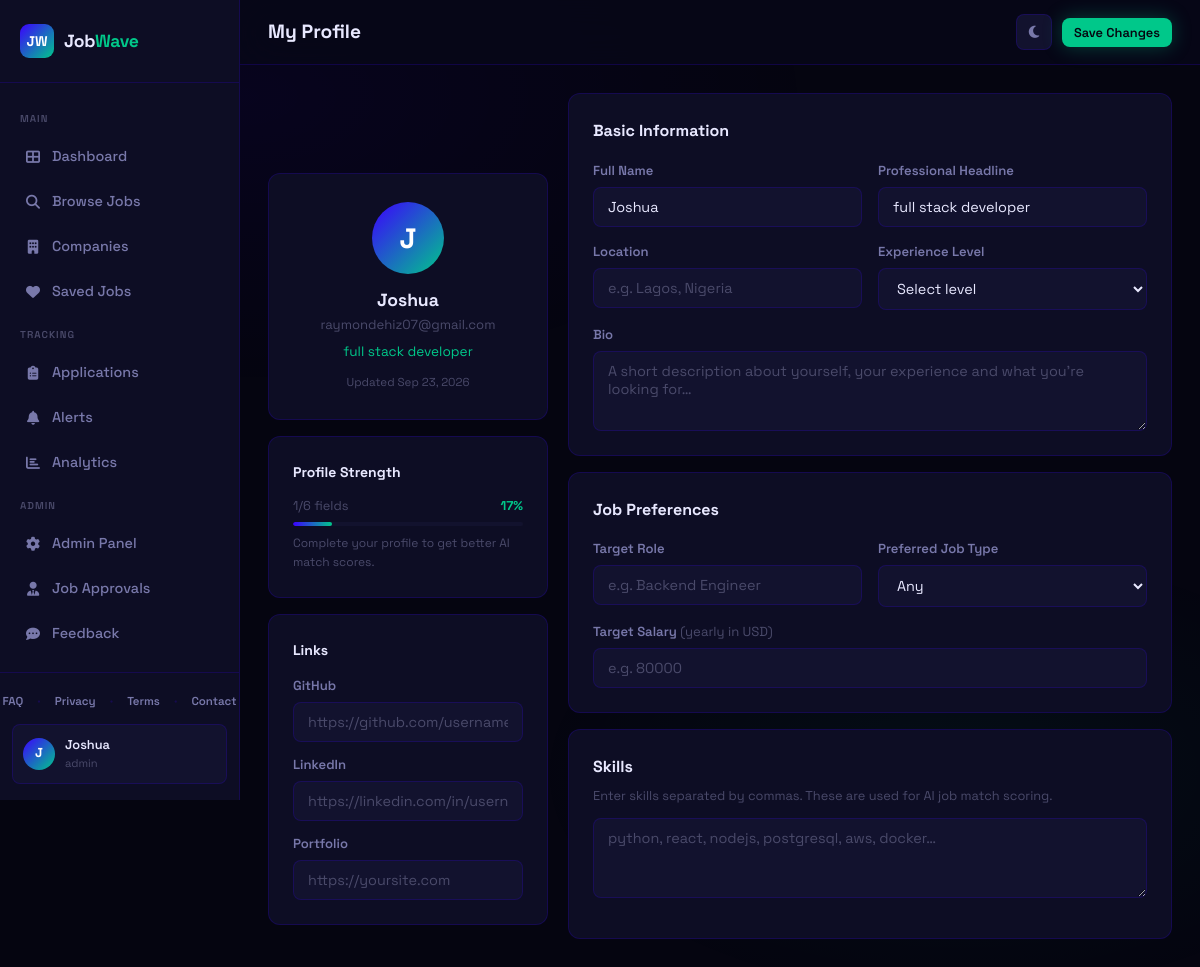
The app's page /profile (signed in) with its own data.
### app.py (models this page shows, shortened)
class User(db.Model):
    id = db.Column(db.Integer, primary_key=True)
    name = db.Column(db.String(120), nullable=False)
    email = db.Column(db.String(120), unique=True, nullable=False)
    password_hash = db.Column(db.String(256), nullable=False)
    role = db.Column(db.String(20), default='user')
    created_at = db.Column(db.DateTime, default=datetime.utcnow)
    is_active = db.Column(db.Boolean, default=True)
    saved_jobs = db.relationship('SavedJob', backref='user', lazy=True, cascade='all, delete-orphan')
    applications = db.relationship('Application', backref='user', lazy=True, cascade='all, delete-orphan')
    alerts = db.relationship('Alert', backref='user', lazy=True, cascade='all, delete-orphan')
    profile = db.relationship('UserProfile', backref='user', uselist=False, cascade='all, delete-orphan')
    username = db.Column(db.String(50), unique=True, nullable=True)
    is_verified = db.Column(db.Boolean, default=False)
    @property
    def is_authenticated(self): return True

class UserProfile(db.Model):
    id = db.Column(db.Integer, primary_key=True)
    user_id = db.Column(db.Integer, db.ForeignKey('user.id'), nullable=False, unique=True)
    headline = db.Column(db.String(200))           # e.g. "Full Stack Developer"
    location = db.Column(db.String(200))           # e.g. "Lagos, Nigeria"
    experience_level = db.Column(db.String(50))    # entry | mid | senior | lead
    target_role = db.Column(db.String(200))        # e.g. "Backend Engineer"
    target_salary = db.Column(db.Integer)          # desired salary (yearly)
    preferred_type = db.Column(db.String(50))      # full-time | remote | contract
    skills = db.Column(db.Text)                    # comma-separated: "python,react,aws"
    bio = db.Column(db.Text)
    github = db.Column(db.String(200))
    linkedin = db.Column(db.String(200))
    portfolio = db.Column(db.String(200))
    updated_at = db.Column(db.DateTime, default=datetime.utcnow, onupdate=datetime.utcnow)

### app.py (the view, shortened to what this page needs)
@app.route('/profile', methods=['GET', 'POST'])
@login_required
def profile():
    prof = current_user.profile
    if not prof:
        prof = UserProfile(user_id=current_user.id)
        db.session.add(prof)
        db.session.commit()
    return render_template('profile.html', prof=prof)

### app.py (called while the page is built)
@login_manager.user_loader
def load_user(user_id):
    return User.query.get(int(user_id))

@app.before_request
def enforce_onboarding():
    if not current_user.is_authenticated:
        return
    if request.endpoint in PUBLIC_ENDPOINTS or request.endpoint is None:
        return
    if request.endpoint.startswith('static'):
        return
    if current_user.role not in ('user', 'employer', 'admin'):
        return redirect(url_for('choose_account_type'))

### templates/profile.html (shortened to what this page needs)
{% extends 'base.html' %}
{% block page_title %}My Profile{% endblock %}
{% block topbar_actions %}
<button form="profile-form" type="submit" class="btn btn-mint btn-sm">Save Changes</button>
{% endblock %}
{% block content %}
<form method="POST" id="profile-form">
  <div class="profile-grid">
    <div class="profile-side">
      <div class="card" style="text-align:center;padding:28px 20px;">
        <div class="profile-avatar">{{ current_user.name[0].upper() }}</div>
        <div style="font-weight:700;font-size:1.1rem;margin-top:12px;">{{ current_user.name }}</div>
        <div style="font-size:0.82rem;color:var(--text-muted);">{{ current_user.email }}</div>
        {% if prof.headline %}
        <div style="font-size:0.85rem;color:var(--mint);margin-top:6px;">{{ prof.headline }}</div>
        {% endif %}
        {% if prof.updated_at %}
        <div style="font-size:0.72rem;color:var(--text-muted);margin-top:10px;">Updated {{ prof.updated_at.strftime('%b %d, %Y') }}</div>
        {% endif %}
      </div>
      <div class="card">
        <div style="font-weight:700;font-size:0.875rem;margin-bottom:12px;">Profile Strength</div>
        {% set fields = [prof.headline, prof.skills, prof.target_role, prof.experience_level, prof.location, prof.bio] %}
        {% set filled = fields | select | list | length %}
        {% set pct = ((filled / fields|length) * 100)|round|int %}
        <div style="display:flex;justify-content:space-between;font-size:0.8rem;margin-bottom:6px;">
          <span style="color:var(--text-muted);">{{ filled }}/{{ fields|length }} fields</span>
          <span style="color:var(--mint);font-weight:700;">{{ pct }}%</span>
        </div>
        <div class="progress">
          <div class="progress-fill" data-width="{{ pct }}%"></div>
        </div>
        {% if pct < 100 %}
        <div style="font-size:0.75rem;color:var(--text-muted);margin-top:8px;">Complete your profile to get better AI match scores.</div>
        {% else %}
        <div style="font-size:0.75rem;color:var(--mint);margin-top:8px;">✓ Profile complete!</div>
        {% endif %}
      </div>
      <div class="card">
        <div style="font-weight:700;font-size:0.875rem;margin-bottom:14px;">Links</div>
        <div style="display:flex;flex-direction:column;gap:12px;">
          <div class="form-group">
            <label class="form-label">GitHub</label>
            <input type="url" name="github" class="form-control" placeholder="https://github.com/username" value="{{ prof.github or '' }}">
          </div>
          <div class="form-group">
            <label class="form-label">LinkedIn</label>
            <input type="url" name="linkedin" class="form-control" placeholder="https://linkedin.com/in/username" value="{{ prof.linkedin or '' }}">
          </div>
          <div class="form-group">
            <label class="form-label">Portfolio</label>
            <input type="url" name="portfolio" class="form-control" placeholder="https://yoursite.com" value="{{ prof.portfolio or '' }}">
          </div>
        </div>
      </div>
    </div>
    <div class="profile-main">
      <div class="card" style="margin-bottom:16px;">
        <div class="section-title" style="margin-bottom:16px;">Basic Information</div>
        <div style="display:flex;flex-direction:column;gap:14px;">
          <div class="form-row">
            <div class="form-group">
              <label class="form-label">Full Name</label>
              <input type="text" name="name" class="form-control" value="{{ current_user.name }}" required>
            </div>
            <div class="form-group">
              <label class="form-label">Professional Headline</label>
              <input type="text" name="headline" class="form-control" placeholder="e.g. Full Stack Developer" value="{{ prof.headline or '' }}">
            </div>
          </div>
          <div class="form-row">
            <div class="form-group">
              <label class="form-label">Location</label>
              <input type="text" name="location" class="form-control" placeholder="e.g. Lagos, Nigeria" value="{{ prof.location or '' }}">
            </div>
            <div class="form-group">
              <label class="form-label">Experience Level</label>
              <select name="experience_level" class="form-control">
                <option value="">Select level</option>
              </select>
            </div>
          </div>
          <div class="form-group">
            <label class="form-label">Bio</label>
            <textarea name="bio" class="form-control" rows="3" placeholder="A short description about yourself, your experience and what you're looking for…">{{ prof.bio or '' }}</textarea>
          </div>
        </div>
      </div>
      <div class="card" style="margin-bottom:16px;">
        <div class="section-title" style="margin-bottom:16px;">Job Preferences</div>
        <div style="display:flex;flex-direction:column;gap:14px;">
          <div class="form-row">
            <div class="form-group">
              <label class="form-label">Target Role</label>
              <input type="text" name="target_role" class="form-control" placeholder="e.g. Backend Engineer" value="{{ prof.target_role or '' }}">
            </div>
            <div class="form-group">
              <label class="form-label">Preferred Job Type</label>
              <select name="preferred_type" class="form-control">
                <option value="">Any</option>
              </select>
            </div>
          </div>
          <div class="form-group">
            <label class="form-label">Target Salary <span class="label-hint">(yearly in USD)</span></label>
            <input type="number" name="target_salary" class="form-control" placeholder="e.g. 80000" value="{{ prof.target_salary or '' }}" min="0" step="1000">
          </div>
        </div>
      </div>
      <div class="card">
        <div class="section-title" style="margin-bottom:6px;">Skills</div>
        <div style="font-size:0.8rem;color:var(--text-muted);margin-bottom:12px;">Enter skills separated by commas. These are used for AI job match scoring.</div>
        <div class="form-group">
          <textarea name="skills" class="form-control" rows="3" id="skills-input" placeholder="python, react, nodejs, postgresql, aws, docker…">{{ prof.skills or '' }}</textarea>
        </div>
      </div>
    </div>
  </div>
</form>
{% endblock %}

### templates/base.html (shortened to what this page needs)
<!DOCTYPE html>
<html lang="en">
<head>
  <link rel="stylesheet" href="{{ url_for('static', filename='css/style.css') }}">
  <link rel="stylesheet" href="https://cdnjs.cloudflare.com/ajax/libs/font-awesome/6.5.0/css/all.min.css">
</head>
<body>
{% if current_user.is_authenticated %}
<div class="wrapper">
  <aside class="sidebar">
    <div class="sidebar-logo">
      <div class="logo-mark">JW</div>
      <div class="logo-text">Job<span>Wave</span></div>
    </div>
    <nav class="sidebar-nav">
      <span class="nav-section-label">Main</span>
      <a href="{{ url_for('dashboard') }}" class="nav-link {% if request.endpoint == 'dashboard' %}active{% endif %}">
        <span class="nav-icon"><i class="fa-solid fa-table-cells-large"></i></span> Dashboard
      </a>
      <a href="{{ url_for('jobs') }}" class="nav-link {% if request.endpoint in ['jobs','job_detail'] %}active{% endif %}">
        <span class="nav-icon"><i class="fa-solid fa-magnifying-glass"></i></span> Browse Jobs
      </a>
      <a href="{{ url_for('companies') }}" class="nav-link {% if request.endpoint in ['companies','company_page'] %}active{% endif %}">
        <span class="nav-icon"><i class="fa-solid fa-building"></i></span> Companies
      </a>
      <a href="{{ url_for('saved_jobs') }}" class="nav-link {% if request.endpoint == 'saved_jobs' %}active{% endif %}">
        <span class="nav-icon"><i class="fa-solid fa-heart"></i></span> Saved Jobs
      </a>
      <span class="nav-section-label">Tracking</span>
      <a href="{{ url_for('applications') }}" class="nav-link {% if request.endpoint == 'applications' %}active{% endif %}">
        <span class="nav-icon"><i class="fa-solid fa-clipboard-list"></i></span> Applications
      </a>
      <a href="{{ url_for('alerts') }}" class="nav-link {% if request.endpoint == 'alerts' %}active{% endif %}">
        <span class="nav-icon"><i class="fa-solid fa-bell"></i></span> Alerts
      </a>
      <a href="{{ url_for('analytics') }}" class="nav-link {% if request.endpoint == 'analytics' %}active{% endif %}">
        <span class="nav-icon"><i class="fa-solid fa-chart-bar"></i></span> Analytics
      </a>
      {% if current_user.role == 'admin' %}
      <span class="nav-section-label">Admin</span>
      <a href="{{ url_for('admin') }}" class="nav-link {% if request.endpoint == 'admin' %}active{% endif %}">
        <span class="nav-icon"><i class="fa-solid fa-gear"></i></span> Admin Panel
      </a>
      <a href="{{ url_for('employer_job_queue') }}" class="nav-link {% if request.endpoint == 'employer_job_queue' %}active{% endif %}">
        <span class="nav-icon"><i class="fa-solid fa-user-tie"></i></span> Job Approvals
      </a>
      <a href="{{ url_for('admin_feedback') }}" class="nav-link {% if request.endpoint == 'admin_feedback' %}active{% endif %}">
        <span class="nav-icon"><i class="fa-solid fa-comment-dots"></i></span> Feedback
      </a>
      {% endif %}
      <span class="nav-section-label">Account</span>
    </nav>
    <div class="sidebar-footer">
      <div style="padding:0 12px 10px;display:flex;gap:6px;align-items:center;justify-content:center;">
        <a href="{{ url_for('faq') }}" style="font-size:0.72rem;font-weight:600;color:var(--text-dim);padding:3px 8px;border-radius:4px;transition:var(--transition);">FAQ</a>
        <span style="color:var(--border);font-size:0.6rem;">•</span>
        <a href="{{ url_for('privacy') }}" style="font-size:0.72rem;font-weight:600;color:var(--text-dim);padding:3px 8px;border-radius:4px;transition:var(--transition);">Privacy</a>
        <span style="color:var(--border);font-size:0.6rem;">•</span>
        <a href="{{ url_for('terms') }}" style="font-size:0.72rem;font-weight:600;color:var(--text-dim);padding:3px 8px;border-radius:4px;transition:var(--transition);">Terms</a>
        <span style="color:var(--border);font-size:0.6rem;">•</span>
        <a href="{{ url_for('contact') }}" style="font-size:0.72rem;font-weight:600;color:var(--text-dim);padding:3px 8px;border-radius:4px;transition:var(--transition);">Contact</a>
      </div>
      <div class="user-card">
        <div class="user-avatar">{{ current_user.name[0].upper() }}</div>
        <div class="user-info">
          <div class="user-name">{{ current_user.name }}</div>
          <div class="user-role">{{ current_user.role }}</div>
        </div>
      </div>
    </div>
  </aside>
  <main class="main">
    <div class="topbar">
      <div style="display:flex;align-items:center;gap:12px;">
        <div class="topbar-title">
          <h1>{% block page_title %}Dashboard{% endblock %}</h1>
        </div>
      </div>
      <div class="topbar-actions">
        <button class="theme-toggle" id="theme-toggle" title="Toggle light/dark mode">
          <i class="fa-solid fa-moon" id="theme-icon"></i>
        </button>
        {% block topbar_actions %}{% endblock %}
      </div>
    </div>
    <div class="page-content">
      {% block content %}{% endblock %}
    </div>
  </main>
</div>
{% else %}
  {% block public_content %}{% endblock %}
{% endif %}
</body>
</html>

### records on screen
User: name "J", name "Joshua", role "admin", email "raymondehiz07@gmail.com"
UserProfile: headline "full stack developer", updated_at "Sep 23, 2026"

### other values on screen
{{ filled }} "1"
{{ fields|length }} "6"
{{ pct }} "17"
